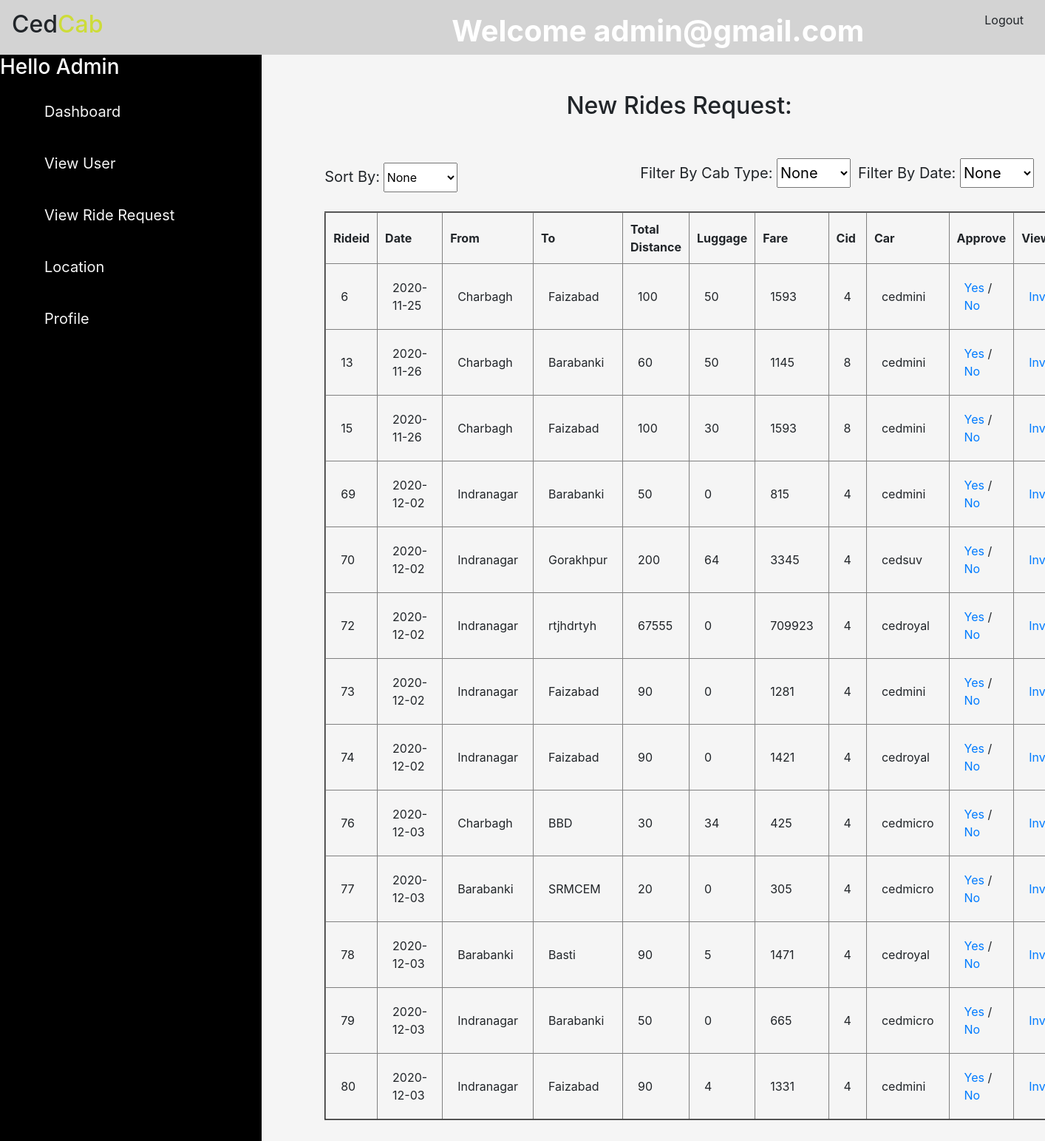
Screenshot of /newrequest.php (signed in) with the database file from the repository.
### tables this page shows
CREATE TABLE `tbl_ride` (
  `ride_id` int(50) NOT NULL,
  `ride_date` date NOT NULL,
  `from_distance` varchar(255) NOT NULL,
  `to_distance` varchar(255) NOT NULL,
  `total_distance` bigint(255) NOT NULL,
  `luggage` varchar(255) DEFAULT NULL,
  `total_fare` bigint(255) NOT NULL,
  `status` int(50) NOT NULL,
  `customer_user_id` int(50) NOT NULL,
  `car` varchar(255) NOT NULL
);

### Dbconnect.php (called while the page is built, shortened)
<?php
class Dbconnect
{
function __construct()
{
$this->conn = new mysqli("localhost", "root", "", "cab");
}
}
?>

### adminwork.php (called while the page is built, shortened)
<?php
require 'Dbconnect.php';
class adminwork{
function newride($conn)
{
    $sql7 = "SELECT * FROM `tbl_ride` WHERE `status`=1";
    $result7 = $conn->query($sql7);
    $row1=array();
    if ($result7->num_rows > 0) {
    while($row7 = $result7->fetch_assoc()) {
        array_push($row1,$row7);
    }
    return $row1;
}
     else {
    echo "No New User found";
    }
}
}
?>

### newrequest.php (the view, shortened to what this page needs)
<?php
include 'adminwork.php';
include 'header.php';
if(isset($_SESSION['userdata']['name']))
{
    if($_SESSION['userdata']['name']=="admin")
    {
?>
<html>
    <head>
    </head>
    <link rel="stylesheet" type="text/css" href="styleadmin.css">
    <body>
        <div class="main">
            <div id="asider">
                <h3 style="color:white">Hello Admin</h3>
                <ul>
                    <li class="li"><a href="admin.php">Dashboard</a></li>
                    <a href="#"><li class="li">View User</a>
                    <li class="li"><a href="#">View Ride Request</a>
                    </li>
                    <li class="li"><a href="#">Location</a>
                    </li>
                    <li class="li"><a href="#">Profile</a>
                    </li>
                </ul>
            </div>
            <div class="container">
                <div class="section">
                <h2 style="text-align:center">New Rides Request:</h2><br>
                    <label>Sort By:</label>
                    <select id="select">
                        <option value="none">None</option>
                    </select>
                    <label style="float:right;margin-top:20px">Filter By Date:
                    <select id="filter" style="height:40px;width:100px">
                        <option value="none">None</option>
                    </select></label>
                    <label style="float:right;margin-top:20px;margin-right:10px">Filter By Cab Type:
                    <select id="filtercar" style="height:40px;width:100px">
                        <option value="none">None</option>
                    </select></label>
                    <br>
                    <br>
                    <div id="res">
                    <table border="2px solid black" style="margin-right:10px">
                    <tr>
                    <th>Rideid</th>
                    <th>Date</th>
                    <th>From</th>
                    <th>To</th>
                    <th>Total Distance</th>
                    <th>Luggage</th>
                    <th>Fare</th>
                    <th>Cid</th>
                    <th>Car</th>
                    <th>Approve</th>
                    <th>View</th>
                    </tr>
                    <tbody>
                <?php
                $admin=new adminwork();
                $dbconnect=new Dbconnect();
                $row1=$admin->newride($dbconnect->conn);
                foreach($row1 as $key=>$row7)
                {
                    if($row7['luggage']=="")
                    $luggage=0;
                    else
                    $luggage=$row7['luggage'];
                    echo "<tr>";
                    echo "<td>".$row7['ride_id']."</td>";
                    echo "<td>".$row7['ride_date']."</td>";
                    echo "<td>".$row7['from_distance']."</td>";
                    echo "<td>".$row7['to_distance']."</td>";
                    echo "<td>".$row7['total_distance']."</td>";
                    echo "<td>".$luggage."</td>";
                    echo "<td>".$row7['total_fare']."</td>";
                    echo "<td>".$row7['customer_user_id']."</td>";
                    echo "<td>".$row7['car']."</td>";
                    echo "<td><a href='confirmride.php?id=".$row7['ride_id']."'>Yes</a> /
                    <a href='adminwork.php?id3=".$row7['ride_id']."'>No</a></td>";
                    echo "<td><a href='invoice.php?id54=".$row7['customer_user_id']."&rid=".$row7['ride_id']."'>Invoice</a></td>";
                }
                  ?>
                </div>
                </div>
                </div>
            </div>
    </body>
</html>
<?php
      }
      else
      {
      echo '<script type="text/javascript">;
      alert("You cant access admin profile");
      window.location= "login2.php";
      </script>';
      }
            }
            else
            echo 'Please Login,first to continue <a href="login2.php">Click here to login</a>';
?>

### style.css (style rules this page uses)
body { margin: 0%; background-color: whitesmoke; }
label { font-size: 20px; margin-top: 30px; }

### styleadmin.css (style rules this page uses)
.main { width: 100%; height: 100%; }
#asider { width: 25%; height: 3000px; background-color: black; float: left; }
ul { margin-left: 0px; }
.li { list-style: none; text-decoration: none; padding: 20px; font-size: 20px; margin-left: 0px; color: whitesmoke; }
.li a { text-decoration: none; color: whitesmoke; margin-left: 0px; }
body { margin: 0; }
.container { float: right; width: 70%; height: auto; margin-top:50px; }
#select { width: 100px; margin-top: 20px; height: 40px; }
.section { margin: 50px; margin-top: 100px; }
td { padding: 20px; }
th { padding: 10px; }
label { font-size: 20px; }
.section { margin: 0; }

### rows the page displays
tbl_ride: ride_id "6", ride_date "2020-11-25", from_distance "Charbagh", to_distance "Faizabad", total_distance "100", luggage "50", total_fare "1593", customer_user "4", car "cedmini"
tbl_ride: ride_id "13", ride_date "2020-11-26", from_distance "Charbagh", to_distance "Barabanki", total_distance "60", luggage "50", total_fare "1145", customer_user "8", car "cedmini"
tbl_ride: ride_id "15", ride_date "2020-11-26", from_distance "Charbagh", to_distance "Faizabad", total_distance "100", luggage "30", total_fare "1593", customer_user "8", car "cedmini"
tbl_ride: ride_id "69", ride_date "2020-12-02", from_distance "Indranagar", to_distance "Barabanki", total_distance "50", luggage "0", total_fare "815", customer_user "4", car "cedmini"
tbl_ride: ride_id "70", ride_date "2020-12-02", from_distance "Indranagar", to_distance "Gorakhpur", total_distance "200", luggage "64", total_fare "3345", customer_user "4", car "cedsuv"
tbl_ride: ride_id "72", ride_date "2020-12-02", from_distance "Indranagar", to_distance "rtjhdrtyh", total_distance "67555", luggage "0", total_fare "709923", customer_user "4", car "cedroyal"
tbl_ride: ride_id "73", ride_date "2020-12-02", from_distance "Indranagar", to_distance "Faizabad", total_distance "90", luggage "0", total_fare "1281", customer_user "4", car "cedmini"
tbl_ride: ride_id "74", ride_date "2020-12-02", from_distance "Indranagar", to_distance "Faizabad", total_distance "90", luggage "0", total_fare "1421", customer_user "4", car "cedroyal"
tbl_ride: ride_id "76", ride_date "2020-12-03", from_distance "Charbagh", to_distance "BBD", total_distance "30", luggage "34", total_fare "425", customer_user "4", car "cedmicro"
tbl_ride: ride_id "77", ride_date "2020-12-03", from_distance "Barabanki", to_distance "SRMCEM", total_distance "20", luggage "0", total_fare "305", customer_user "4", car "cedmicro"
tbl_ride: ride_id "78", ride_date "2020-12-03", from_distance "Barabanki", to_distance "Basti", total_distance "90", luggage "5", total_fare "1471", customer_user "4", car "cedroyal"
tbl_ride: ride_id "79", ride_date "2020-12-03", from_distance "Indranagar", to_distance "Barabanki", total_distance "50", luggage "0", total_fare "665", customer_user "4", car "cedmicro"
tbl_ride: ride_id "80", ride_date "2020-12-03", from_distance "Indranagar", to_distance "Faizabad", total_distance "90", luggage "4", total_fare "1331", customer_user "4", car "cedmini"

### other values shown
$_SESSION["userdata"]["username"] "admin@gmail.com"
